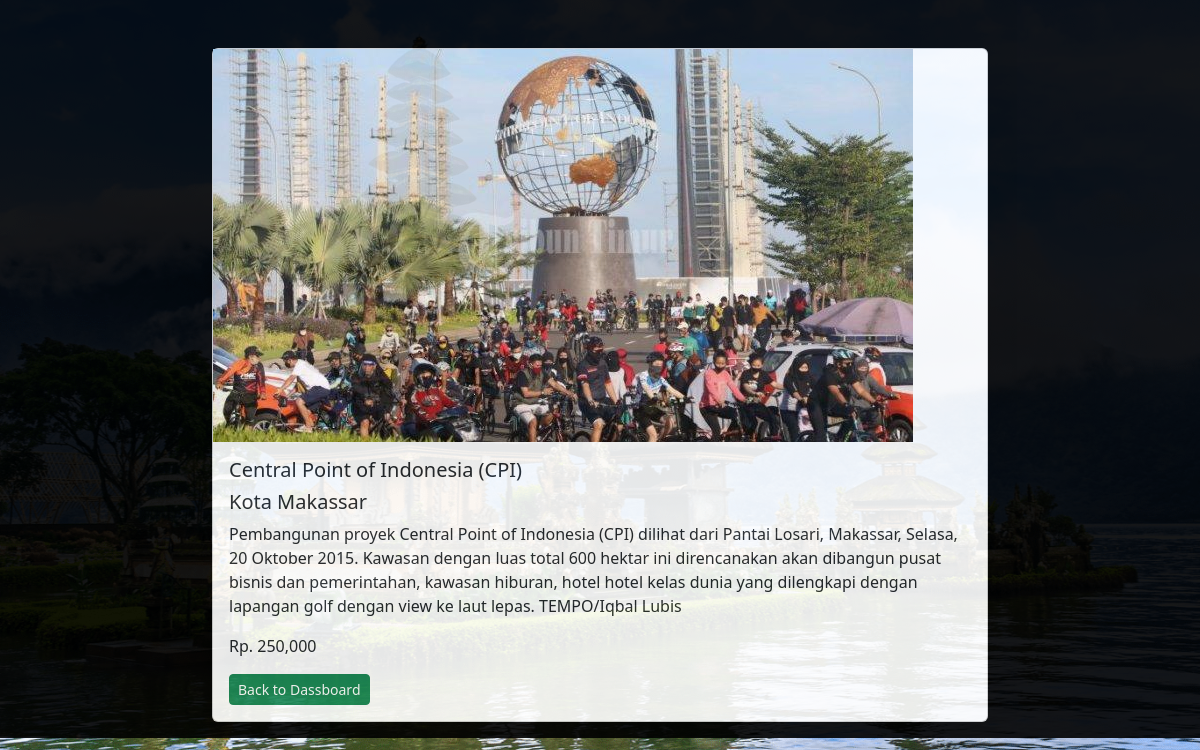
Page /admin/parawisata/detail.php?id_parawisata=8 (signed in) on the committed database.
### tables this page shows
CREATE TABLE `tb_parawisata` (
  `id_parawisata` int(11) NOT NULL,
  `nama_parawisata` varchar(100) NOT NULL,
  `tempat_parawisata` varchar(200) NOT NULL,
  `tentang` text NOT NULL,
  `gambar` varchar(100) NOT NULL,
  `harga` varchar(100) NOT NULL
);

### admin/parawisata/detail.php (the view, shortened to what this page needs)
<?php
	include '../../koneksi.php';
    if(isset($_GET['id_parawisata'])){
        $id_parawisata    =$_GET['id_parawisata'];
    }
    else {
        die ("Error. No ID Selected!");
    }
    $query = mysqli_query($conn, "SELECT * FROM tb_parawisata
                         WHERE id_parawisata = '$id_parawisata'");
    $result = mysqli_fetch_array($query);
?>
<!doctype html>
<html lang="en">
  <head>
    <link href="https://cdn.jsdelivr.net/npm/bootstrap@5.2.0-beta1/dist/css/bootstrap.min.css" rel="stylesheet">
  </head>
  <body>
  <div class="container-fluid" id="container-fluid">
    <div class="containe">
    <div class="row">
        <div class="col-lg-8 offset-lg-2">
        <div class="card mb-3 mt-5">
        <a href="img/<?php echo $result['gambar'] ?>" target="_blank"> <img src="img/<?php echo $result['gambar'] ?>" class="img-fluid"></a>
            <div class="card-body">
                <h5 class="card-title"><?php echo $result['nama_parawisata']; ?></h5>
                <h5 class="card-title"><?php echo $result['tempat_parawisata']; ?></h5>
                <p class="card-text"><?php echo $result['tentang']; ?></p>
                <p class="card-text">Rp. <?php echo number_format($result['harga']) ?></p>
                <a href="../dashboard.php" class="btn btn-success btn-sm">Back to Dassboard</a>
            </div>
        </div>
        </div>
    </div>
    </div>
</div>
  </body>
</html>

### admin/parawisata/detail.php (style rules this page uses)
html body { background-image: url('../../img/background.png'); background-size: cover; background-position: center; background-repeat: no-repeat; }
#container-fluid { background-color: black; opacity: 0.9; }

### rows in the picture
tb_parawisata: gambar (picture), nama_parawisata "Central Point of Indonesia (CPI)", tempat_parawisata "Kota Makassar", tentang "Pembangunan proyek Central Point of Indonesia (CPI) dilihat dari Pantai Losari, Makassar, Selasa, 20 Oktober 2015. Kawasan dengan luas total 600 hektar ini direncanakan akan dibangun pusat bisnis dan pemerintahan, kawasan hiburan, hotel hotel kelas dunia yang dilengkapi dengan lapangan golf dengan view ke laut lepas. TEMPO/Iqbal Lubis", harga "250,000"
